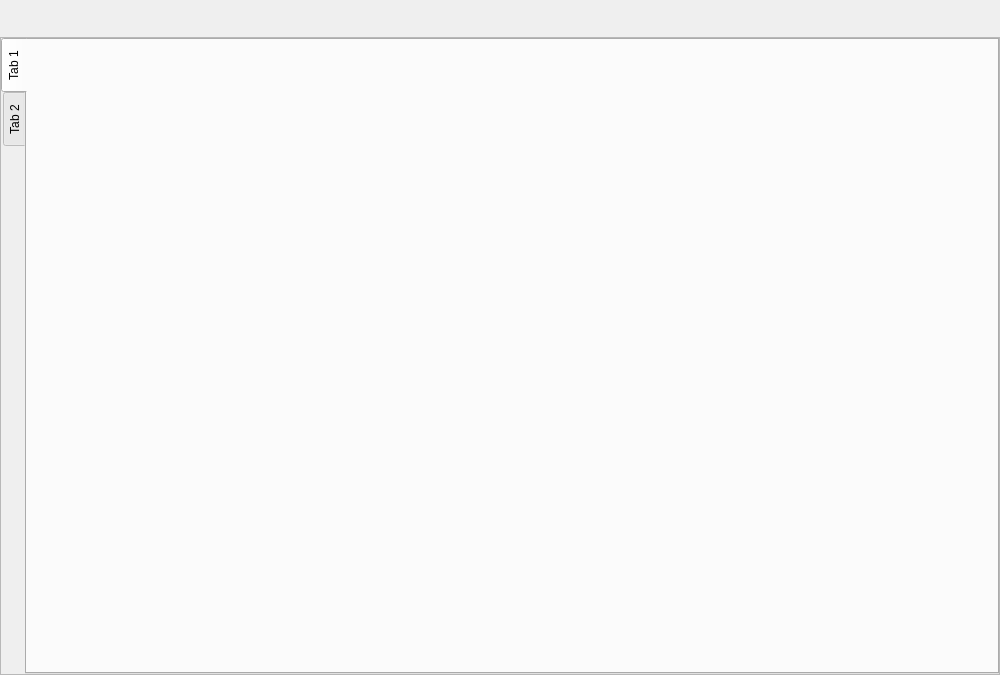
<?xml version="1.0" encoding="UTF-8"?>
<ui version="4.0">
 <class>mainForm</class>
 <widget class="QWidget" name="mainForm">
  <property name="geometry">
   <rect>
    <x>0</x>
    <y>0</y>
    <width>1000</width>
    <height>675</height>
   </rect>
  </property>
  <property name="focusPolicy">
   <enum>Qt::NoFocus</enum>
  </property>
  <property name="windowTitle">
   <string>Form</string>
  </property>
  <layout class="QGridLayout" name="gridLayout">
   <property name="leftMargin">
    <number>0</number>
   </property>
   <property name="topMargin">
    <number>0</number>
   </property>
   <property name="rightMargin">
    <number>0</number>
   </property>
   <property name="bottomMargin">
    <number>0</number>
   </property>
   <property name="spacing">
    <number>2</number>
   </property>
   <item row="1" column="0">
    <widget class="QFrame" name="mainform">
     <property name="frameShape">
      <enum>QFrame::StyledPanel</enum>
     </property>
     <property name="frameShadow">
      <enum>QFrame::Raised</enum>
     </property>
     <layout class="QGridLayout" name="gridLayout_2">
      <property name="leftMargin">
       <number>0</number>
      </property>
      <property name="topMargin">
       <number>0</number>
      </property>
      <property name="rightMargin">
       <number>0</number>
      </property>
      <property name="bottomMargin">
       <number>0</number>
      </property>
      <item row="0" column="0">
       <widget class="QTabWidget" name="tabWidget">
        <property name="tabPosition">
         <enum>QTabWidget::West</enum>
        </property>
        <property name="currentIndex">
         <number>0</number>
        </property>
        <widget class="QWidget" name="tab">
         <attribute name="title">
          <string>Tab 1</string>
         </attribute>
        </widget>
        <widget class="QWidget" name="tab_2">
         <attribute name="title">
          <string>Tab 2</string>
         </attribute>
        </widget>
       </widget>
      </item>
     </layout>
    </widget>
   </item>
   <item row="0" column="0">
    <widget class="QWidget" name="title_widget" native="true">
     <property name="minimumSize">
      <size>
       <width>0</width>
       <height>35</height>
      </size>
     </property>
     <property name="maximumSize">
      <size>
       <width>16777215</width>
       <height>60</height>
      </size>
     </property>
    </widget>
   </item>
  </layout>
 </widget>
 <resources/>
 <connections/>
</ui>
